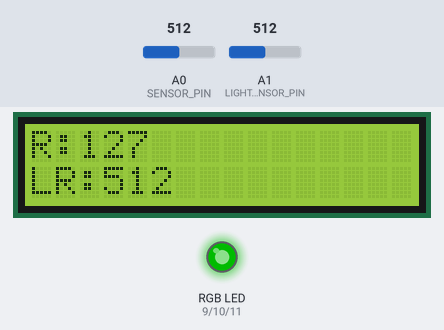
The sketch below on a simulated Arduino Uno, built with avr-gcc and run on an emulated ATmega328P. On the bench: 16×2 character LCD, an RGB LED mixed from three pins (HIGH = lit). The inputs (shaded band) are chosen by the test bench; at power-on: A0 (SENSOR_PIN) = 512, A1 (LIGHTSENSOR_PIN) = 512. Dim RGB values are drawn brighter than linear; what the sketch prints to the serial monitor is not drawn.

Above: at 1.2 s.
1.3 s: A0 (SENSOR_PIN) set to 420
At 2.12 s:
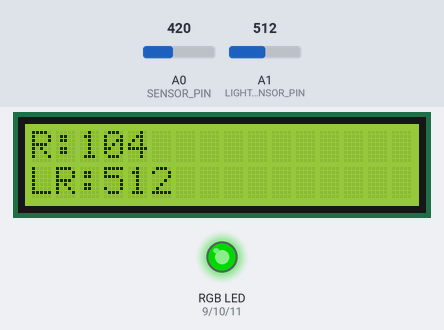
4.3 s: A0 (SENSOR_PIN) set to 390
At 5.05 s:
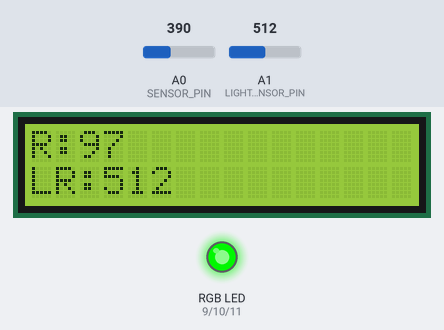
6.1 s: A1 (LIGHTSENSOR_PIN) set to 210
At 6.67 s:
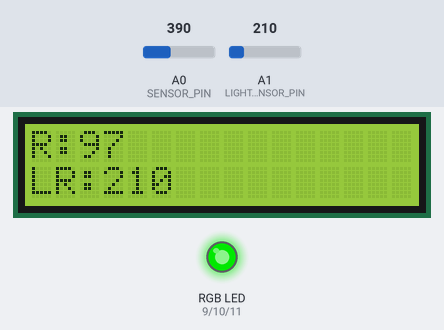
7.7 s: A1 (LIGHTSENSOR_PIN) set to 192
At 8.3 s:
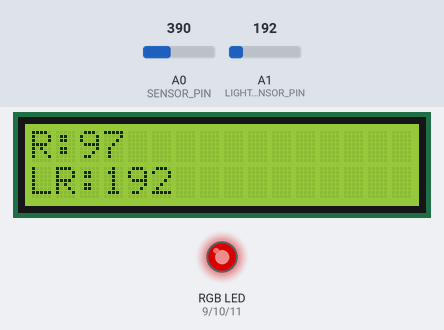
9.9 s: A1 (LIGHTSENSOR_PIN) set to 560
At 10.58 s:
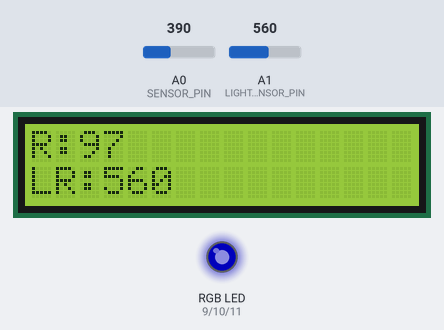
12.2 s: A0 (SENSOR_PIN) set to 511
At 12.85 s:
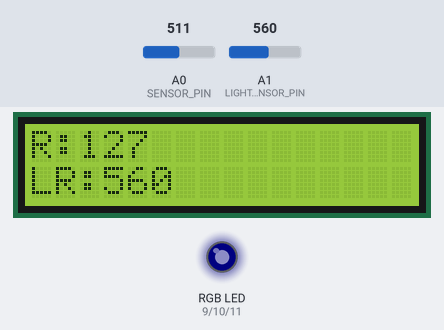
Timing chart, 0 to 16.2 s (numbered marks = the images above; inputs shaded):
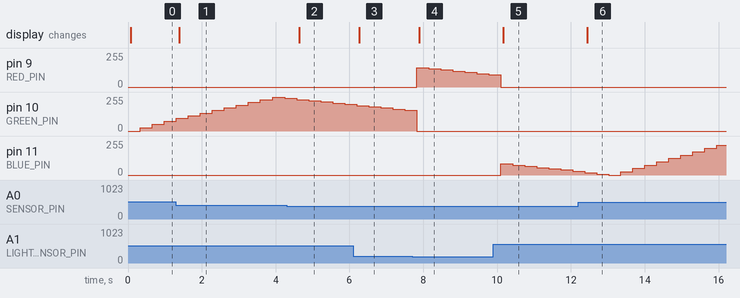

The sketch:

week6.ino
```cpp
#include <LiquidCrystal_I2C.h>
#include <Wire.h>

LiquidCrystal_I2C lcd(0x27, 16, 2);

const int BLUE_PIN = 11;
const int GREEN_PIN = 10;
const int RED_PIN = 9;

const int SENSOR_PIN = A0;
const int LIGHTSENSOR_PIN = A1;

int sensorValue = 0;  //  可變電阻值
int LEDlight = 0;
bool reverse = false;

int lightsensorValue = 0; //  光敏電阻值

void light(int red, int green, int blue)
{
  analogWrite(RED_PIN, red);
  analogWrite(GREEN_PIN, green);
  analogWrite(BLUE_PIN, blue);
}

void setup() {
  Serial.begin(9600);
  pinMode(RED_PIN, OUTPUT);
  pinMode(GREEN_PIN, OUTPUT);
  pinMode(BLUE_PIN, OUTPUT);

  light(0, 0, 0);

  lcd.setBacklight(255);

  Serial.println("Arduino begin!");
}

void loop() {
  sensorValue = analogRead(SENSOR_PIN);
  sensorValue = map(sensorValue, 0, 1023, 0, 255);
  Serial.print("可變電阻值：");
  Serial.print(sensorValue);

  lightsensorValue = analogRead(LIGHTSENSOR_PIN);
  Serial.print("  光敏電阻值：");
  Serial.println(lightsensorValue);

  //  LED breathe
  if(reverse)
  {
    LEDlight += sensorValue / 5;
    if(LEDlight >= 255)
    {
      LEDlight = 255;
      reverse = false;
    }
  }
  else
  {
    LEDlight -= sensorValue / 10;
    if(LEDlight <= 0)
    {
      LEDlight = 0;
      reverse = true;
    }
  }

  //  LED color
  if(lightsensorValue <= 200)
    light(LEDlight, 0, 0);
  else if(lightsensorValue <= 550)
    light(0, LEDlight, 0);
  else
    light(0, 0, LEDlight);

  lcd.init();
  lcd.setCursor(0, 0);
  lcd.print("R:");
  lcd.print(sensorValue);

  lcd.setCursor(0, 1);
  lcd.print("LR:");
  lcd.print(lightsensorValue);

  delay(250);
}
```

Measured:
- the behaviour switches between 402 and 401 on A0 (SENSOR_PIN) (found by bisection; images 1 and 2)
- the behaviour switches between 201 and 200 on A1 (LIGHTSENSOR_PIN) (found by bisection; images 3 and 4)
- after the input at 1.3 s, the display: changes after 0.08 s (image 1)
- after the input at 4.3 s, the display: changes after 0.34 s (image 2)
- after the input at 6.1 s, the display: changes after 0.17 s (image 3)
- after the input at 7.7 s, pin 9 (RED_PIN): 0/255 → 146/255 after 0.12 s, → 137/255 0.33 s later, → 128/255 0.33 s later, → 119/255 0.33 s later, … (7 changes in this stretch); the display: changes after 0.19 s (image 4)
- after the input at 9.9 s, pin 11 (BLUE_PIN): 0/255 → 83/255 after 0.19 s, → 74/255 0.33 s later, → 65/255 0.33 s later, → 56/255 0.33 s later, … (7 changes in this stretch); the display: changes after 0.27 s (image 5)
- after the input at 12.2 s, the display: changes after 0.24 s (image 6)
